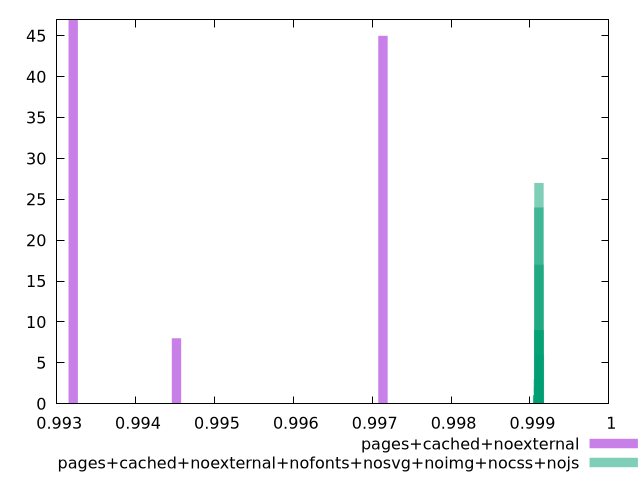

This figure's gnuplot source:
$_pagesCachedNoexternal <<EOF
0.993210557399875 47
0.994519135209361 8
0.997136290828333 45
EOF
$_pagesCachedNoexternalNofontsNosvgNoimgNocssNojs <<EOF
0.9991157487575344 17
0.9991018856554349 1
0.9991137683143773 27
0.9991177292006914 9
0.9991098074280631 9
0.9991117878712202 24
0.9991078269849061 2
0.9991058465417489 3
0.9991197096438486 6
0.9990959443259636 1
0.9991038660985919 1
EOF
set key outside below
set terminal pngcairo
set output "report_00005_2020-11-02T22-26-11.212Z/first-cpu-idle/first-cpu-idle_pages+cached+noexternal_pages+cached+noexternal+nofonts+nosvg+noimg+nocss+nojs+hist.png"
set boxwidth 0.00011818304487947185
set style fill transparent solid 0.5 noborder
set yrange [0:47]
plot $_pagesCachedNoexternal title "pages+cached+noexternal" with boxes ,$_pagesCachedNoexternalNofontsNosvgNoimgNocssNojs title "pages+cached+noexternal+nofonts+nosvg+noimg+nocss+nojs" with boxes ,
